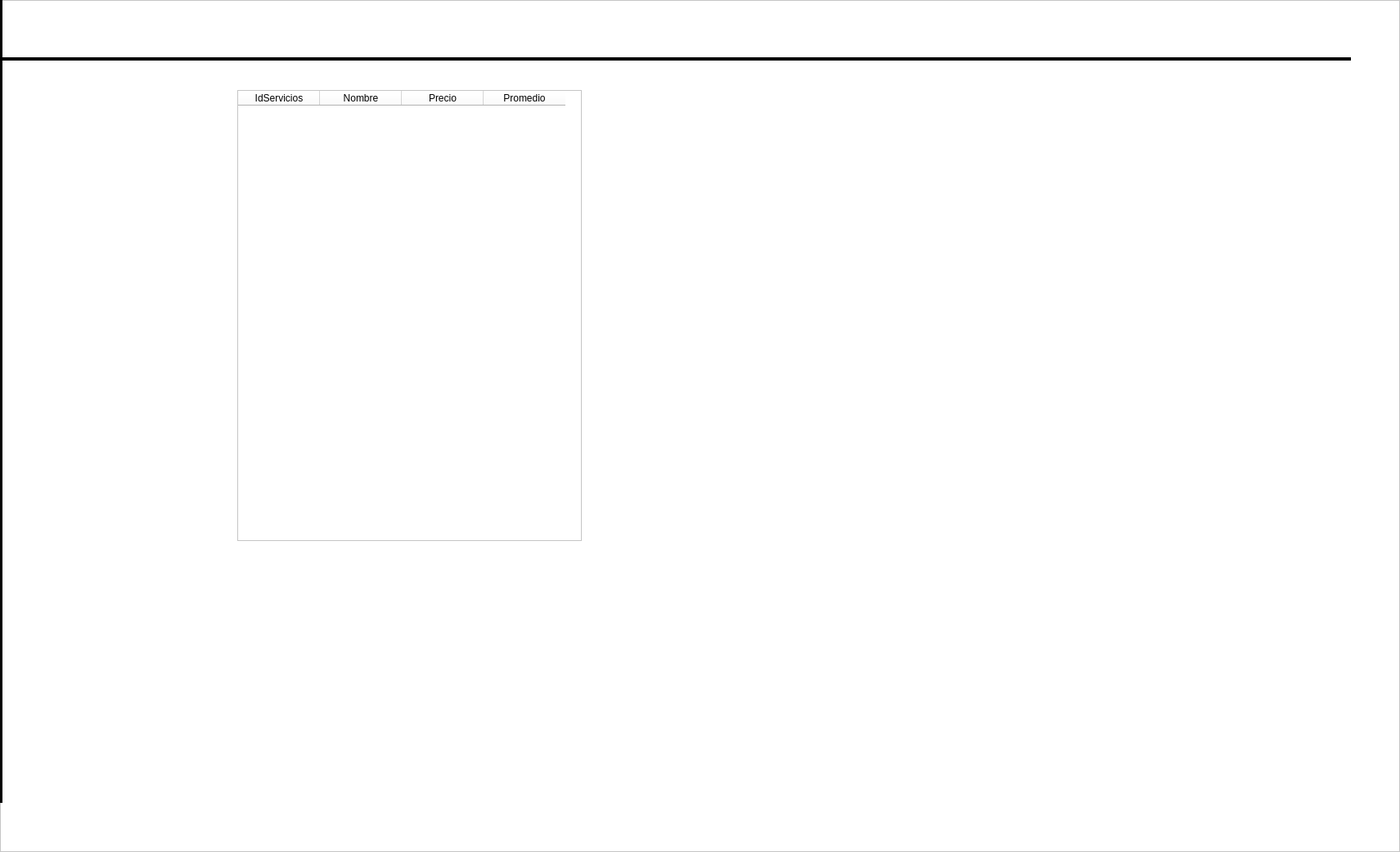
   <widget class="QFrame" name="frame_2">
    <property name="geometry">
     <rect>
      <x>401</x>
      <y>50</y>
      <width>1711</width>
      <height>1041</height>
     </rect>
    </property>
    <property name="styleSheet">
     <string notr="true">background-color: rgb(255, 255, 255);</string>
    </property>
    <property name="frameShape">
     <enum>QFrame::StyledPanel</enum>
    </property>
    <property name="frameShadow">
     <enum>QFrame::Raised</enum>
    </property>
    <widget class="QFrame" name="frame_3">
     <property name="geometry">
      <rect>
       <x>0</x>
       <y>-120</y>
       <width>3</width>
       <height>1101</height>
      </rect>
     </property>
     <property name="styleSheet">
      <string notr="true">background-color: rgb(0, 0, 0);</string>
     </property>
     <property name="frameShape">
      <enum>QFrame::StyledPanel</enum>
     </property>
     <property name="frameShadow">
      <enum>QFrame::Raised</enum>
     </property>
    </widget>
    <widget class="QFrame" name="frame_4">
     <property name="geometry">
      <rect>
       <x>0</x>
       <y>70</y>
       <width>1651</width>
       <height>4</height>
      </rect>
     </property>
     <property name="styleSheet">
      <string notr="true">background-color: rgb(0, 0, 0);</string>
     </property>
     <property name="frameShape">
      <enum>QFrame::StyledPanel</enum>
     </property>
     <property name="frameShadow">
      <enum>QFrame::Raised</enum>
     </property>
    </widget>
    <widget class="QTableWidget" name="TabServicios">
     <property name="geometry">
      <rect>
       <x>290</x>
       <y>110</y>
       <width>421</width>
       <height>551</height>
      </rect>
     </property>
     <column>
      <property name="text">
       <string>IdServicios</string>
      </property>
     </column>
     <column>
      <property name="text">
       <string>Nombre</string>
      </property>
     </column>
     <column>
      <property name="text">
       <string>Precio</string>
      </property>
     </column>
     <column>
      <property name="text">
       <string>Promedio</string>
      </property>
     </column>
    </widget>
   </widget>
